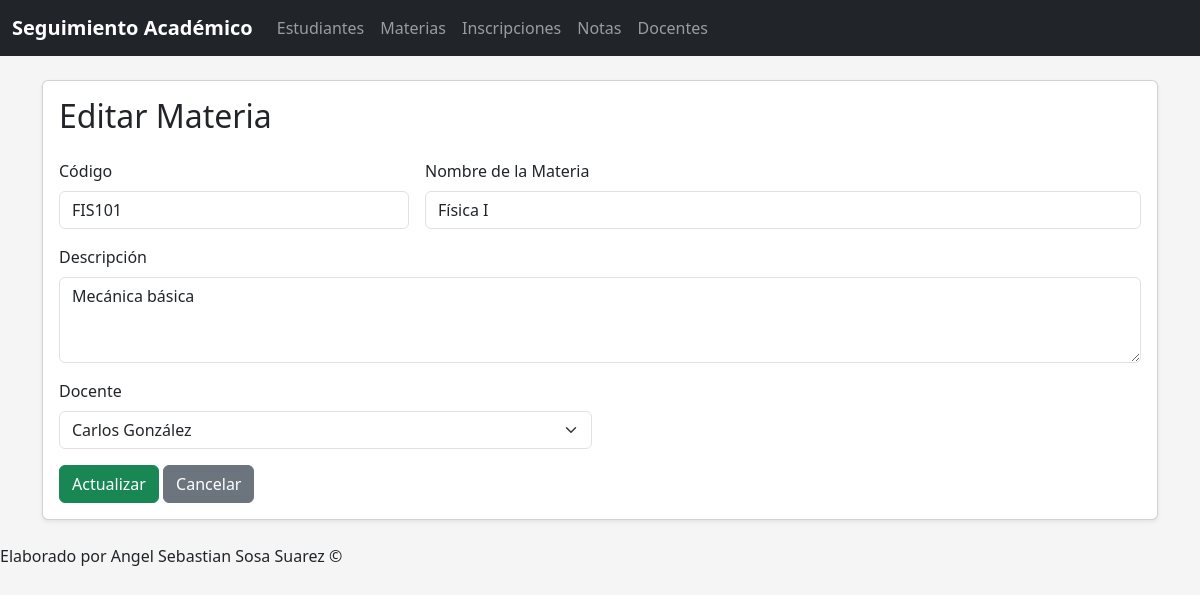
Page /Aplicacion/public/index.php?url=materias/editar/2 on the committed database.
### tables this page shows
CREATE TABLE `materias` (
  `id` int(11) NOT NULL,
  `codigo` varchar(20) NOT NULL,
  `nombre` varchar(150) NOT NULL,
  `descripcion` text DEFAULT NULL,
  `docente_id` int(11) DEFAULT NULL,
  `created_at` timestamp NOT NULL DEFAULT current_timestamp(),
  `updated_at` timestamp NOT NULL DEFAULT current_timestamp() ON UPDATE current_timestamp()
);

CREATE TABLE `docentes` (
  `id` int(11) NOT NULL,
  `nombre` varchar(100) NOT NULL,
  `apellido` varchar(100) NOT NULL,
  `email` varchar(100) DEFAULT NULL,
  `telefono` varchar(20) DEFAULT NULL,
  `created_at` timestamp NOT NULL DEFAULT current_timestamp(),
  `updated_at` timestamp NOT NULL DEFAULT current_timestamp() ON UPDATE current_timestamp()
);

### Aplicacion/controllers/MateriaController.php (called while the page is built, shortened)
<?php
require_once __DIR__ . "/../models/MateriaModel.php";
require_once __DIR__ . "/../models/DocenteModel.php";
class MateriaController {
    public function editar($params) {
        $modelo   = new MateriaModel();
        $docenteM = new DocenteModel();
        $id = isset($params['id']) ? (int)$params['id'] : 0;
        $materia  = $modelo->getById($id);
        $docentes = $docenteM->getAll();
        require __DIR__ . "/../views/materias/edit.php";
    }
}

### Aplicacion/public/index.php (called while the page is built, shortened)
<?php
require_once "../config/conexion.php";
require_once "../controllers/MateriaController.php";
$url = isset($_GET['url']) ? $_GET['url'] : "";
$partes = explode("/", $url);
$metodo         = isset($partes[1]) ? $partes[1] : "index";
$params = array_merge($_GET, $_POST);
if (isset($partes[2]) && $partes[2] !== '') {
    $params['id'] = $partes[2];
}
$controladorObj = new $nombreControlador();
$controladorObj->$metodo($params);

### Aplicacion/config/conexion.php (called while the page is built)
<?php
class Conexion {
    public static function conectar() {
        $host = "localhost";
        $db   = "seguimiento_academico";
        $user = "root";
        $pass = "";
        $charset = "utf8mb4";
        $dsn = "mysql:host=$host;dbname=$db;charset=$charset";
        try {
            $pdo = new PDO($dsn, $user, $pass);
            $pdo->setAttribute(PDO::ATTR_ERRMODE, PDO::ERRMODE_EXCEPTION);
            return $pdo;
        } catch (PDOException $e) {
            die("Error de conexión: " . $e->getMessage());
        }
    }
}

### Aplicacion/models/MateriaModel.php (called while the page is built, shortened)
<?php
require_once dirname(__DIR__) . "/config/conexion.php";
class MateriaModel {
    private $db;
    public function __construct() {
        $this->db = Conexion::conectar();
    }
    public function getById($id) {
        $sql = "SELECT m.*, d.nombre AS docente_nombre, d.apellido AS docente_apellido
                FROM materias m
                LEFT JOIN docentes d ON m.docente_id = d.id
                WHERE m.id = ?";
        $stmt = $this->db->prepare($sql);
        $stmt->execute([$id]);
        return $stmt->fetch(PDO::FETCH_ASSOC);
    }
}

### Aplicacion/models/DocenteModel.php (called while the page is built, shortened)
<?php
require_once BASE_PATH . "/config/conexion.php";
require_once dirname(__DIR__) . "/config/conexion.php";
class DocenteModel {
    private $db;
    public function __construct() {
        $this->db = Conexion::conectar();
    }
    public function getAll() {
        $sql = "SELECT * FROM docentes ORDER BY id DESC";
        return $this->db->query($sql)->fetchAll(PDO::FETCH_ASSOC);
    }
}

### Aplicacion/views/materias/edit.php (the view, shortened to what this page needs)
<?php include_once __DIR__ . "/../layouts/header.php"; ?>
<div class="card shadow-sm">
    <div class="card-body">
        <h2 class="card-title mb-4">Editar Materia</h2>
        <form action="<?= $baseUrl ?>?url=materias/actualizar" method="POST" class="row g-3">
            <div class="col-md-4">
                <label class="form-label">Código</label>
                <input type="text" name="codigo"
                       value="<?= htmlspecialchars($materia['codigo']) ?>"
                       class="form-control" required>
            </div>
            <div class="col-md-8">
                <label class="form-label">Nombre de la Materia</label>
                <input type="text" name="nombre"
                       value="<?= htmlspecialchars($materia['nombre']) ?>"
                       class="form-control" required>
            </div>
            <div class="col-12">
                <label class="form-label">Descripción</label>
                <textarea name="descripcion" rows="3"
                          class="form-control"><?= htmlspecialchars($materia['descripcion'] ?? '') ?></textarea>
            </div>
            <div class="col-md-6">
                <label class="form-label">Docente</label>
                <select name="docente_id" class="form-select" required>
                    <?php foreach ($docentes as $d): ?>
                        <option value="<?= $d['id'] ?>"
                            <?= ($materia['docente_id'] == $d['id']) ? 'selected' : '' ?>>
                            <?= htmlspecialchars($d['nombre'] . ' ' . $d['apellido']) ?>
                        </option>
                    <?php endforeach; ?>
                </select>
            </div>
            <div class="col-12 mt-3">
                <button type="submit" class="btn btn-success">
                    Actualizar
                </button>
                <a href="<?= $baseUrl ?>?url=materias" class="btn btn-secondary">
                    Cancelar
                </a>
            </div>
        </form>
    </div>
</div>
<?php include_once __DIR__ . "/../layouts/footer.php"; ?>

### Aplicacion/views/layouts/header.php (style rules this page uses)
body { background-color: #f5f5f5; }
h2 { margin-bottom: 1rem; }

### rows in the picture
materias: codigo "FIS101", nombre "Física I", descripcion "Mecánica básica", docente_id "Carlos González"
